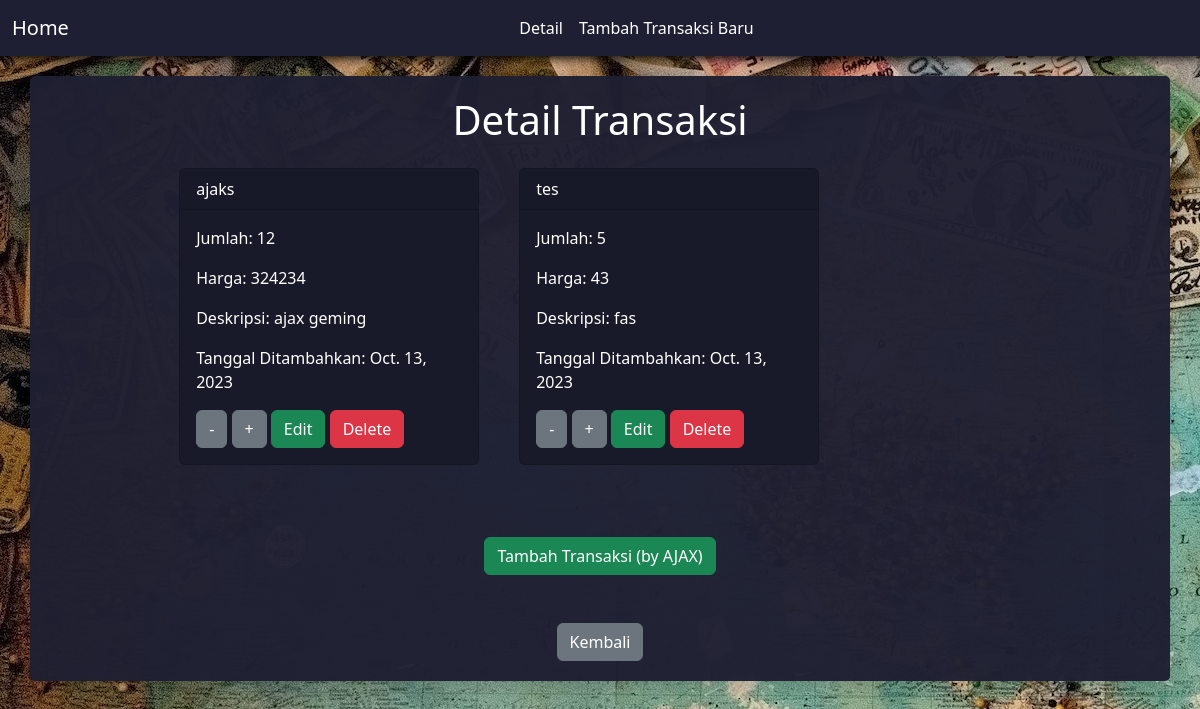
The app's page /show-detail (signed in), older data.
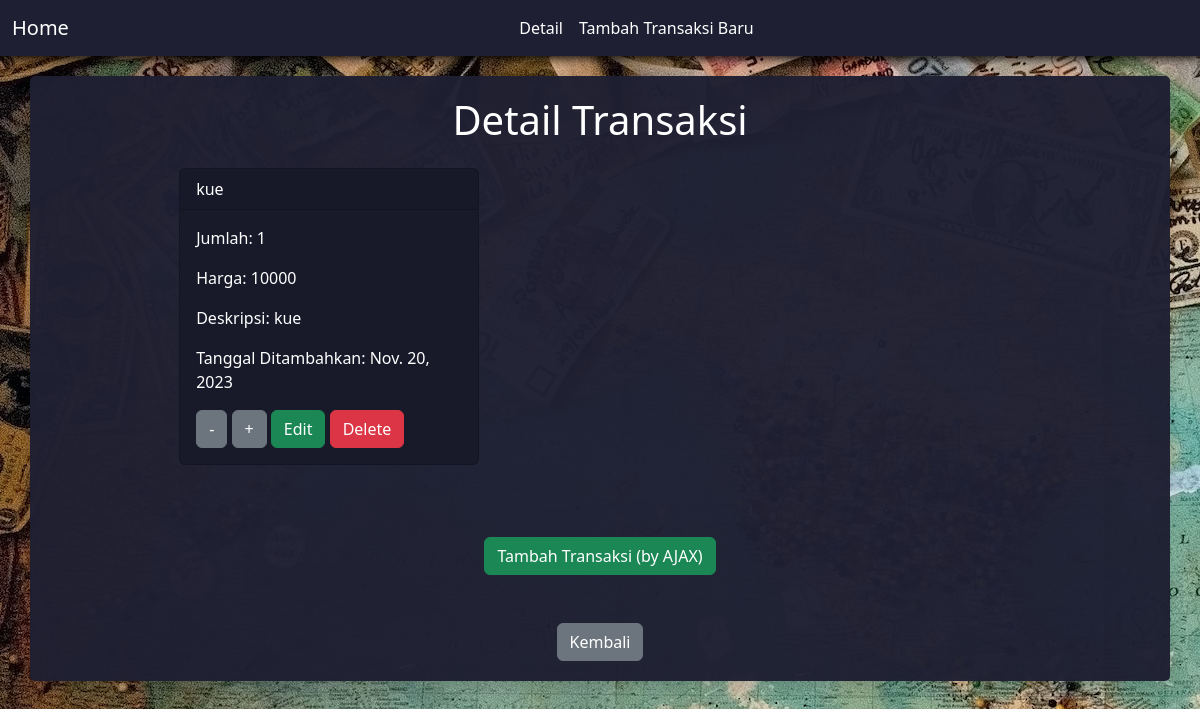
The same page, newer data.
### main/models.py (models this page shows)
class Item(models.Model):
    user = models.ForeignKey(User, on_delete=models.CASCADE)
    name = models.CharField(max_length=255)
    amount = models.IntegerField()
    description = models.TextField()
    price = models.IntegerField()
    date_added = models.DateField(auto_now_add=True)

### main/views.py (the view)
# urls.py: path('show-detail', show_detail, name='show_detail'),
def show_detail(request):
    items = Item.objects.filter(user=request.user)
    context = {'items' : items }
    return render(request, "show_detail.html", context)

### main/templates/show_detail.html (shortened to what this page needs)
{% extends 'base.html' %}
{% block content %}
<div class="container shadow">
    <div class="text-center mb-4">
        <h1>Detail Transaksi</h1>
    </div>
    <div class="card-container">
        {% for item in items %}
        <div class="card mb-4" id="item_card_{{ item.pk }}">
            <div class="card-header">
                {{ item.name }}
            </div>
            <div class="card-body">
                <p class="card-text">Jumlah: {{ item.amount }}</p>
                <p class="card-text">Harga: {{ item.price }}</p>
                <p class="card-text">Deskripsi: {{ item.description }}</p>
                <p class="card-text">Tanggal Ditambahkan: {{ item.date_added }}</p>
                <a href="{% url 'main:decrease_item' item.pk %}" class="btn btn-secondary">-</a>
                <a href="{% url 'main:increase_item' item.pk %}" class="btn btn-secondary">+</a>
                <a href="{% url 'main:edit_item' item.pk %}" class="btn btn-primary">Edit</a>
                <a href="{% url 'main:delete_item' item.pk %}" class="btn btn-danger">Delete</a>
            </div>
        </div>
        {% endfor %}
    </div>
    <div class="text-center mt-5">
        <button type="button" class="btn btn-primary" data-bs-toggle="modal" data-bs-target="#exampleModal">Tambah Transaksi (by AJAX)</button>
    </div>
    <div class="text-center mt-5">
        <a href="{% url 'main:show_main' %}" class="btn btn-secondary">Kembali</a>
    </div>
</div>
{% endblock %}

### templates/base.html (shortened to what this page needs)
{% load static %}
<!DOCTYPE html>
<html lang="en">
    <head>
        <link href="https://cdn.jsdelivr.net/npm/bootstrap@5.3.2/dist/css/bootstrap.min.css" rel="stylesheet">
    </head>
    <body style="background-color: #315659;">
        {% if show_navbar != False %}
        <nav class="navbar navbar-expand-lg" style="color: white;">
            <div class="container-fluid" style="color: white;">
                <a class="navbar-brand" href="{% url 'main:show_main' %}">Home</a>
                <div class="collapse navbar-collapse" id="navbarNav">
                <ul class="navbar-nav">
                    <li class="nav-item">
                    <a class="nav-link" href="{% url 'main:show_detail' %}">Detail</a>
                    </li>
                    <li class="nav-item">
                    <a class="nav-link" href="{% url 'main:create_item' %}">Tambah Transaksi Baru</a>
                    </li>
                </ul>
                </div>
            </div>
        </nav>
        {% endif %}
        {% block content %}
        {% endblock content %}
    </body>
</html>

### main/templates/show_detail.html (style rules this page uses)
.container { color: white ; background-color: rgba(30, 31, 50, 0.97); }
.card-container { display: flex; flex-wrap: wrap; width: 79%; margin: 0 auto; }
.card { width: 300px; height: 200px; border-radius: 0; margin-bottom: 20px; margin-right: 20px; margin-left: 20px; color: white !important; background-color: #181929 !important; }

Row changes from the older to the newer data that the page shows:
removed Item: name "ajaks", amount "12", price "324234", description "ajax geming", date_added "Oct. 13, 2023"
removed Item: name "tes", amount "5", price "43", description "fas", date_added "Oct. 13, 2023"
added Item: name "kue", amount "1", price "10000", description "kue", date_added "Nov. 20, 2023"
